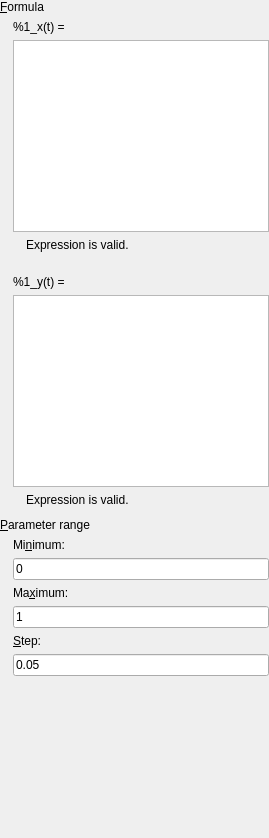
           <widget class="QWidget" name="parametricPage">
            <layout class="QVBoxLayout" name="verticalLayout_16">
             <property name="margin">
              <number>0</number>
             </property>
             <item>
              <widget class="QLabel" name="pFormulaLabel">
               <property name="text">
                <string>&amp;Formula</string>
               </property>
               <property name="buddy">
                <cstring>pXFormulaEdit</cstring>
               </property>
              </widget>
             </item>
             <item>
              <layout class="QHBoxLayout" name="horizontalLayout_11">
               <item>
                <spacer name="horizontalSpacer_8">
                 <property name="orientation">
                  <enum>Qt::Horizontal</enum>
                 </property>
                 <property name="sizeType">
                  <enum>QSizePolicy::Fixed</enum>
                 </property>
                 <property name="sizeHint" stdset="0">
                  <size>
                   <width>13</width>
                   <height>20</height>
                  </size>
                 </property>
                </spacer>
               </item>
               <item>
                <layout class="QVBoxLayout" name="verticalLayout_3">
                 <item>
                  <widget class="QLabel" name="pXEquationLabel">
                   <property name="text">
                    <string notr="true">%1_x(t) = </string>
                   </property>
                  </widget>
                 </item>
                 <item>
                  <widget class="SignalTextEdit" name="pXFormulaEdit"/>
                 </item>
                </layout>
               </item>
              </layout>
             </item>
             <item>
              <layout class="QHBoxLayout" name="horizontalLayout_17">
               <item>
                <layout class="QVBoxLayout" name="verticalLayout_12">
                 <item>
                  <widget class="QLabel" name="pXFormulaStatusIcon">
                   <property name="sizePolicy">
                    <sizepolicy hsizetype="Minimum" vsizetype="Minimum">
                     <horstretch>0</horstretch>
                     <verstretch>0</verstretch>
                    </sizepolicy>
                   </property>
                   <property name="text">
                    <string/>
                   </property>
                   <property name="pixmap">
                    <pixmap resource="../../resources.qrc">:/img/ok.png</pixmap>
                   </property>
                  </widget>
                 </item>
                 <item>
                  <spacer name="verticalSpacer_8">
                   <property name="orientation">
                    <enum>Qt::Vertical</enum>
                   </property>
                   <property name="sizeType">
                    <enum>QSizePolicy::Expanding</enum>
                   </property>
                   <property name="sizeHint" stdset="0">
                    <size>
                     <width>20</width>
                     <height>17</height>
                    </size>
                   </property>
                  </spacer>
                 </item>
                </layout>
               </item>
               <item>
                <widget class="QLabel" name="pXFormulaStatus">
                 <property name="sizePolicy">
                  <sizepolicy hsizetype="Expanding" vsizetype="Preferred">
                   <horstretch>0</horstretch>
                   <verstretch>0</verstretch>
                  </sizepolicy>
                 </property>
                 <property name="text">
                  <string>Expression is valid.</string>
                 </property>
                 <property name="alignment">
                  <set>Qt::AlignLeading|Qt::AlignLeft|Qt::AlignTop</set>
                 </property>
                </widget>
               </item>
              </layout>
             </item>
             <item>
              <layout class="QHBoxLayout" name="horizontalLayout_18">
               <item>
                <spacer name="horizontalSpacer_11">
                 <property name="orientation">
                  <enum>Qt::Horizontal</enum>
                 </property>
                 <property name="sizeType">
                  <enum>QSizePolicy::Fixed</enum>
                 </property>
                 <property name="sizeHint" stdset="0">
                  <size>
                   <width>13</width>
                   <height>20</height>
                  </size>
                 </property>
                </spacer>
               </item>
               <item>
                <layout class="QVBoxLayout" name="verticalLayout_4">
                 <item>
                  <widget class="QLabel" name="pYEquationLabel">
                   <property name="text">
                    <string notr="true">%1_y(t) = </string>
                   </property>
                  </widget>
                 </item>
                 <item>
                  <widget class="SignalTextEdit" name="pYFormulaEdit"/>
                 </item>
                </layout>
               </item>
              </layout>
             </item>
             <item>
              <layout class="QHBoxLayout" name="horizontalLayout_19">
               <item>
                <layout class="QVBoxLayout" name="verticalLayout_14">
                 <item>
                  <widget class="QLabel" name="pYFormulaStatusIcon">
                   <property name="sizePolicy">
                    <sizepolicy hsizetype="Minimum" vsizetype="Minimum">
                     <horstretch>0</horstretch>
                     <verstretch>0</verstretch>
                    </sizepolicy>
                   </property>
                   <property name="text">
                    <string/>
                   </property>
                   <property name="pixmap">
                    <pixmap resource="../../resources.qrc">:/img/ok.png</pixmap>
                   </property>
                  </widget>
                 </item>
                 <item>
                  <spacer name="verticalSpacer_9">
                   <property name="orientation">
                    <enum>Qt::Vertical</enum>
                   </property>
                   <property name="sizeType">
                    <enum>QSizePolicy::Minimum</enum>
                   </property>
                   <property name="sizeHint" stdset="0">
                    <size>
                     <width>20</width>
                     <height>5</height>
                    </size>
                   </property>
                  </spacer>
                 </item>
                </layout>
               </item>
               <item>
                <widget class="QLabel" name="pYFormulaStatus">
                 <property name="sizePolicy">
                  <sizepolicy hsizetype="Expanding" vsizetype="Preferred">
                   <horstretch>0</horstretch>
                   <verstretch>0</verstretch>
                  </sizepolicy>
                 </property>
                 <property name="text">
                  <string>Expression is valid.</string>
                 </property>
                 <property name="alignment">
                  <set>Qt::AlignLeading|Qt::AlignLeft|Qt::AlignTop</set>
                 </property>
                </widget>
               </item>
              </layout>
             </item>
             <item>
              <widget class="QLabel" name="pParamRangeLabel">
               <property name="text">
                <string>&amp;Parameter range</string>
               </property>
               <property name="buddy">
                <cstring>pMinParamEdit</cstring>
               </property>
              </widget>
             </item>
             <item>
              <layout class="QHBoxLayout" name="horizontalLayout_12">
               <item>
                <spacer name="horizontalSpacer_9">
                 <property name="orientation">
                  <enum>Qt::Horizontal</enum>
                 </property>
                 <property name="sizeType">
                  <enum>QSizePolicy::Fixed</enum>
                 </property>
                 <property name="sizeHint" stdset="0">
                  <size>
                   <width>13</width>
                   <height>20</height>
                  </size>
                 </property>
                </spacer>
               </item>
               <item>
                <layout class="QVBoxLayout" name="verticalLayout_6">
                 <item>
                  <widget class="QLabel" name="pMinParamLabel">
                   <property name="text">
                    <string>Mi&amp;nimum:</string>
                   </property>
                   <property name="buddy">
                    <cstring>pMinParamEdit</cstring>
                   </property>
                  </widget>
                 </item>
                 <item>
                  <widget class="ExpressionLineEdit" name="pMinParamEdit">
                   <property name="text">
                    <string>0</string>
                   </property>
                  </widget>
                 </item>
                 <item>
                  <widget class="QLabel" name="pMaxParamLabel">
                   <property name="text">
                    <string>Ma&amp;ximum:</string>
                   </property>
                   <property name="buddy">
                    <cstring>pMaxParamEdit</cstring>
                   </property>
                  </widget>
                 </item>
                 <item>
                  <widget class="ExpressionLineEdit" name="pMaxParamEdit">
                   <property name="text">
                    <string>1</string>
                   </property>
                  </widget>
                 </item>
                 <item>
                  <widget class="QLabel" name="pParamStepLabel">
                   <property name="text">
                    <string>&amp;Step:</string>
                   </property>
                   <property name="buddy">
                    <cstring>pParamStepEdit</cstring>
                   </property>
                  </widget>
                 </item>
                 <item>
                  <widget class="ExpressionLineEdit" name="pParamStepEdit">
                   <property name="text">
                    <string>0.05</string>
                   </property>
                  </widget>
                 </item>
                </layout>
               </item>
              </layout>
             </item>
             <item>
              <spacer name="verticalSpacer">
               <property name="orientation">
                <enum>Qt::Vertical</enum>
               </property>
               <property name="sizeType">
                <enum>QSizePolicy::Expanding</enum>
               </property>
               <property name="sizeHint" stdset="0">
                <size>
                 <width>20</width>
                 <height>162</height>
                </size>
               </property>
              </spacer>
             </item>
            </layout>
           </widget>
